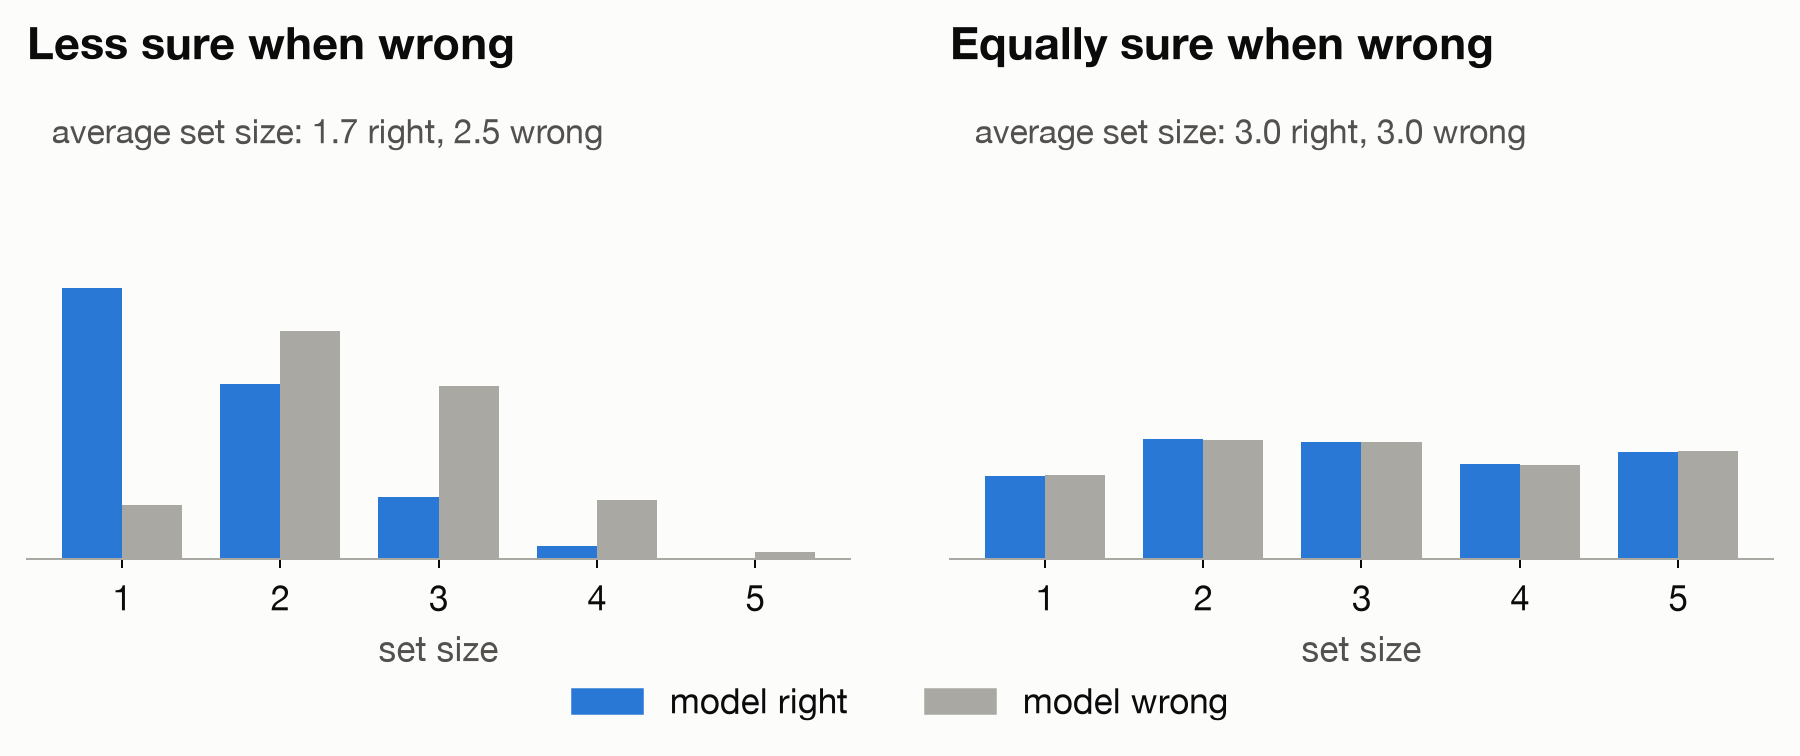

Write the Python code that produced this figure.
"""Conformal sets for two classifiers with the same predictions and the same confidences.

The right one assigns the confidences to random inputs, so it is equally sure when wrong.

Run: python overconfidence.py  (requires numpy, matplotlib)
"""

from pathlib import Path

import matplotlib.pyplot as plt
import numpy as np
from matplotlib.patches import Patch

ALPHA = 0.1
K = 5
rng = np.random.default_rng(3)

SURFACE = "#fcfcfb"
INK = "#0b0b0b"
INK2 = "#52514e"
POINT = "#a9a8a3"
SET = "#2a78d6"
FONT = "Helvetica Neue"


def quantile(scores):
    n = len(scores)
    return np.quantile(scores, np.ceil((n + 1) * (1 - ALPHA)) / n, method="higher")


def sample(n):
    logits = rng.uniform(0.5, 5, n)[:, None] * rng.standard_normal((n, K))
    p = np.exp(logits - logits.max(axis=1, keepdims=True))
    p /= p.sum(axis=1, keepdims=True)
    y = (rng.random(n)[:, None] > np.cumsum(p, axis=1)).sum(axis=1)
    return p, y


def shuffle(p):
    # Confidence borrowed from a random other input says nothing about this one.
    profiles = -np.sort(-p, axis=1)[rng.permutation(len(p))]
    out = np.empty_like(p)
    np.put_along_axis(out, np.argsort(-p, axis=1), profiles, axis=1)
    return out


plt.rcParams.update({"font.family": FONT, "font.size": 10, "axes.edgecolor": INK2,
                     "axes.labelcolor": INK2, "xtick.color": INK, "text.color": INK})
fig, axes = plt.subplots(1, 2, figsize=(10, 4.2), facecolor=SURFACE, sharey=True)

pc, yc = sample(20_000)
pt, yt = sample(200_000)
sizes = np.arange(K + 1)
width = 0.38

cases = [("Less sure when wrong", lambda p: p),
         ("Equally sure when wrong", shuffle)]
for ax, (title, model) in zip(axes, cases):
    phat_c, phat_t = model(pc), model(pt)
    q = quantile(1 - phat_c[np.arange(len(yc)), yc])
    sets = phat_t >= 1 - q
    size = sets.sum(axis=1)
    right = phat_t.argmax(axis=1) == yt
    coverage = sets[np.arange(len(yt)), yt].mean()

    for offset, mask, color in ((-width / 2, right, SET), (width / 2, ~right, POINT)):
        share = np.bincount(size[mask], minlength=K + 1) / mask.sum()
        ax.bar(sizes + offset, share, width, color=color, lw=0)

    ax.text(0, 1.06, title, transform=ax.transAxes, fontsize=18, fontweight="bold",
            in_layout=False)
    ax.text(0.03, 0.95, f"average set size: {size[right].mean():.1f} right, "
            f"{size[~right].mean():.1f} wrong", transform=ax.transAxes, fontsize=13.5,
            color=INK2, va="top", in_layout=False)
    ax.set_xticks(sizes[1:])
    ax.tick_params(axis="x", labelsize=14)
    ax.set_xlim(0.4, K + 0.6)
    ax.set_ylim(0, 0.9)
    ax.set_xlabel("set size", fontsize=14)
    ax.set_facecolor(SURFACE)
    ax.set_yticks([])
    for side in ("top", "right", "left"):
        ax.spines[side].set_visible(False)
    ax.spines["bottom"].set_color(POINT)
    print(f"{title}: accuracy {right.mean():.3f}, coverage {coverage:.3f}")

handles = [Patch(color=SET, label="model right"), Patch(color=POINT, label="model wrong")]
fig.legend(handles=handles, loc="lower center", ncol=2, frameon=False, fontsize=14,
           bbox_to_anchor=(0.5, 0.005), columnspacing=2.2)
fig.tight_layout(rect=(0, 0.08, 1, 0.92), w_pad=4)
fig.savefig(Path(__file__).with_suffix(".png"), dpi=180, facecolor=SURFACE)
